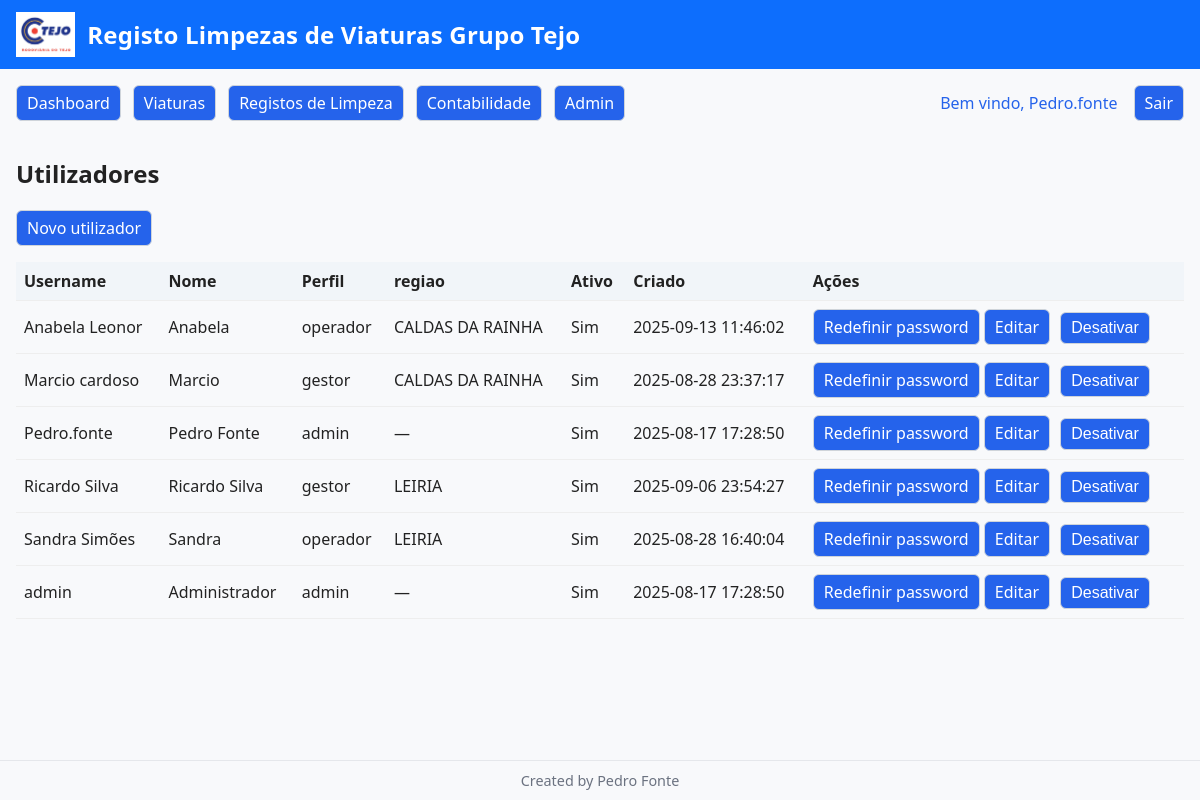
Screenshot of /admin/users (signed in) with the database file from the repository.
### tables this page shows
CREATE TABLE funcionarios (
            id INTEGER PRIMARY KEY AUTOINCREMENT,
            username   TEXT UNIQUE NOT NULL,
            password   TEXT NOT NULL,         -- hash de password bcrypt/werkzeug
            nome       TEXT,
            role       TEXT DEFAULT 'leitura',
            ativo      INTEGER DEFAULT 1,
            criado_em  TEXT DEFAULT CURRENT_TIMESTAMP
        , dop TEXT, regiao TEXT, email TEXT, empresa TEXT);

### app.py (the view)
@app.route("/admin/users")
@login_required
@require_perm("users:manage")
def admin_users():
    conn = get_conn(); cur = conn.cursor()
    cur.execute("SELECT id, username, nome, role, regiao, ativo, criado_em FROM funcionarios ORDER BY username")
    users = [dict(r) for r in cur.fetchall()]
    conn.close()
    conn = get_conn(); cur = conn.cursor()
    cur.execute("SELECT name FROM roles ORDER BY name")
    db_roles = [r["name"] for r in cur.fetchall()]
    conn.close()
    base_roles = sorted(PERMISSIONS.keys())
    roles = sorted(set(base_roles + db_roles))
    return render_template("admin_users.html", users=users, roles=roles, signature=APP_SIGNATURE)

### app.py (called while the page is built)
def get_conn():
    db_url = os.environ.get("DATABASE_URL")
    if db_url and psycopg2:
        conn = psycopg2.connect(db_url, cursor_factory=psycopg2.extras.RealDictCursor)
        return conn
    else:
        conn = sqlite3.connect(DB_PATH)
        conn.row_factory = sqlite3.Row
        return conn

def login_required(fn):
    from functools import wraps
    @wraps(fn)
    def wrapper(*args, **kwargs):
        if not session.get("user_id"):
            return redirect(url_for("login"))
        return fn(*args, **kwargs)
    return wrapper

def normalize_role(role: str) -> str:
    r = (role or "leitura").lower().strip()
    return r if r in PERMISSIONS else "leitura"

def has_perm(role: str, perm: str) -> bool:
    role = normalize_role(role)
    perms = PERMISSIONS.get(role, set())
    if "*" in perms: return True
    if perm in perms: return True
    if ":" in perm and (perm.split(":",1)[0] + ":*") in perms: return True
    return False

def user_can(perm: str) -> bool:
    return has_perm(normalize_role(session.get("role")), perm)

def require_perm(perm: str):
    from functools import wraps
    def deco(fn):
        @wraps(fn)
        def wrapper(*args, **kwargs):
            if not session.get("user_id"):
                return redirect(url_for("login"))
            if not user_can(perm):
                flash("Sem permissões para esta ação.", "danger")
                return redirect(url_for("sem_permissao"))
            return fn(*args, **kwargs)
        return wrapper
    return deco

@app.context_processor
def inject_can():
    return {
        "can": user_can,
        "signature": APP_SIGNATURE,
        "app_title": APP_TITLE,
    }

### templates/admin_users.html
{% extends "base.html" %}
{% block content %}
  <h2>Utilizadores</h2>
  <p><a class="btn btn-primary" href="{{ url_for('admin_user_new') }}">Novo utilizador</a></p>
  <table>
    <thead>
      <tr>
        <th>Username</th>
        <th>Nome</th>
        <th>Perfil</th>
        <th>regiao</th>
        <th>Ativo</th>
        <th>Criado</th>
        <th>Ações</th>
      </tr>
    </thead>
    <tbody>
      {% for u in users %}
      <tr>
        <td>{{ u.username }}</td>
        <td>{{ u.nome or "—" }}</td>
        <td>{{ u.role }}</td>
        <td>{{ u.regiao or "—" }}</td>
        <td>{{ "Sim" if u.ativo==1 else "Não" }}</td>
        <td>{{ u.criado_em }}</td>
        <td>
          <a class="btn" href="{{ url_for('admin_user_reset_password', user_id=u.id) }}">Redefinir password</a>
          <a class="btn btn-sm" href="{{ url_for('admin_user_edit', user_id=u.id) }}">Editar</a>
          <form method="post" action="{{ url_for('admin_user_toggle', user_id=u.id) }}" style="display:inline-block;margin-left:6px;">
            <button class="btn" type="submit">{% if u.ativo==1 %}Desativar{% else %}Ativar{% endif %}</button>
          </form>
        </td>
      </tr>
      {% endfor %}
    </tbody>
  </table>
{% endblock %}

### templates/base.html (shortened to what this page needs)
<!doctype html>
<html lang="pt">
<head>
</head>
<body>
  <header class="app-header">
    <div class="app-title" style="display:flex;align-items:center;gap:12px;">
      <img src="{{ url_for('static', filename='logo.jpg') }}" alt="Logo" style="height:45px;max-width:85px;">
      {{ app_title or 'registo de Limpezas grupo Tejo' }}
    </div>
  </header>
  <nav style="display:flex;gap:12px;padding:16px 16px 0 16px;align-items:center;">
    <a class="btn btn-primary" href="{{ url_for('home') }}">Dashboard</a>
    <a class="btn btn-primary" href="{{ url_for('viaturas') }}">Viaturas</a>
    <a class="btn btn-primary" href="{{ url_for('registos') }}">Registos de Limpeza</a>
    {% if session.get('role') in ['admin', 'gestor'] %}
      <a class="btn btn-primary" href="{{ url_for('contabilidade') }}">Contabilidade</a>
    {% endif %}
    {% if can('admin:panel') and session.get('role') != 'gestor' %}
      <a class="btn btn-primary" href="{{ url_for('admin_panel') }}">Admin</a>
    {% endif %}
    <span style="margin-left:auto;display:flex;align-items:center;gap:1rem;">
      {% if session.get('user_id') %}
        <span style="font-weight:500;color:#2563eb;">
          Bem vindo,
          {% if session.get('nome') %}
            {{ session.get('nome') }}
          {% else %}
            {{ session.get('username') }}
          {% endif %}
        </span>
      {% endif %}
      <a class="btn btn-danger" href="{{ url_for('logout') }}">Sair</a>
    </span>
  </nav>
  <main>
    {% block content %}{% endblock %}
  </main>
  <footer class="app-footer">
    {{ signature or 'Created by Pedro Fonte' }}
  </footer>
</body>
</html>

### templates/base.html (style rules this page uses)
html, body { height: 100%; }
body { min-height: 100vh; display: flex; flex-direction: column; margin: 0; font-family: system-ui, Segoe UI, Roboto, sans-serif; background: #f8f9fb; color: #222; }
header.app-header { background: #0d6efd; color: #fff; padding: 12px 16px; }
.app-title { font-weight: 700; font-size: 1.5rem; letter-spacing: .2px; }
main { flex: 1; padding: 16px; }
footer.app-footer { border-top: 1px solid #e5e7eb; padding: 10px 16px; font-size: .9rem; color: #6b7280; text-align: center; }
a.btn, button.btn { padding: 6px 10px; border: 1px solid #cfd4da; border-radius: 6px; background: #fff; cursor: pointer; }
.btn-primary { background: #0d6efd; color: #fff; border-color: #0d6efd; }
.btn-danger { background: #dc3545; color: #fff; border-color: #dc3545; }
table { width: 100%; border-collapse: collapse; }
th, td { padding: 8px; border-bottom: 1px solid #eee; text-align: left; }
thead th { background: #f1f5f9; }
.btn, .btn-primary { color: #fff !important; background: #2563eb !important; border: none; padding: 8px 18px; font-size: 1rem; border-radius: 6px; cursor: pointer; text-decoration: none; display: inline-block; }

### rows the page displays
funcionarios: get "Pedro.fonte", username "Pedro.fonte", nome "Pedro Fonte", role "admin", regiao "—", ativo "Sim", criado_em "2025-08-17 17:28:50", shows "Desativar"
funcionarios: username "Anabela Leonor", nome "Anabela", role "operador", regiao "CALDAS DA RAINHA", ativo "Sim", criado_em "2025-09-13 11:46:02", shows "Desativar"
funcionarios: username "Marcio cardoso", nome "Marcio", role "gestor", regiao "CALDAS DA RAINHA", ativo "Sim", criado_em "2025-08-28 23:37:17", shows "Desativar"
funcionarios: username "Ricardo Silva", nome "Ricardo Silva", role "gestor", regiao "LEIRIA", ativo "Sim", criado_em "2025-09-06 23:54:27", shows "Desativar"
funcionarios: username "Sandra Simões", nome "Sandra", role "operador", regiao "LEIRIA", ativo "Sim", criado_em "2025-08-28 16:40:04", shows "Desativar"
funcionarios: username "admin", nome "Administrador", role "admin", regiao "—", ativo "Sim", criado_em "2025-08-17 17:28:50", shows "Desativar"

### other values shown
{{ app_title or 'registo de Limpezas grupo Tejo' }} "Registo Limpezas de Viaturas Grupo Tejo"
{{ signature or 'Created by Pedro Fonte' }} "Created by Pedro Fonte"
